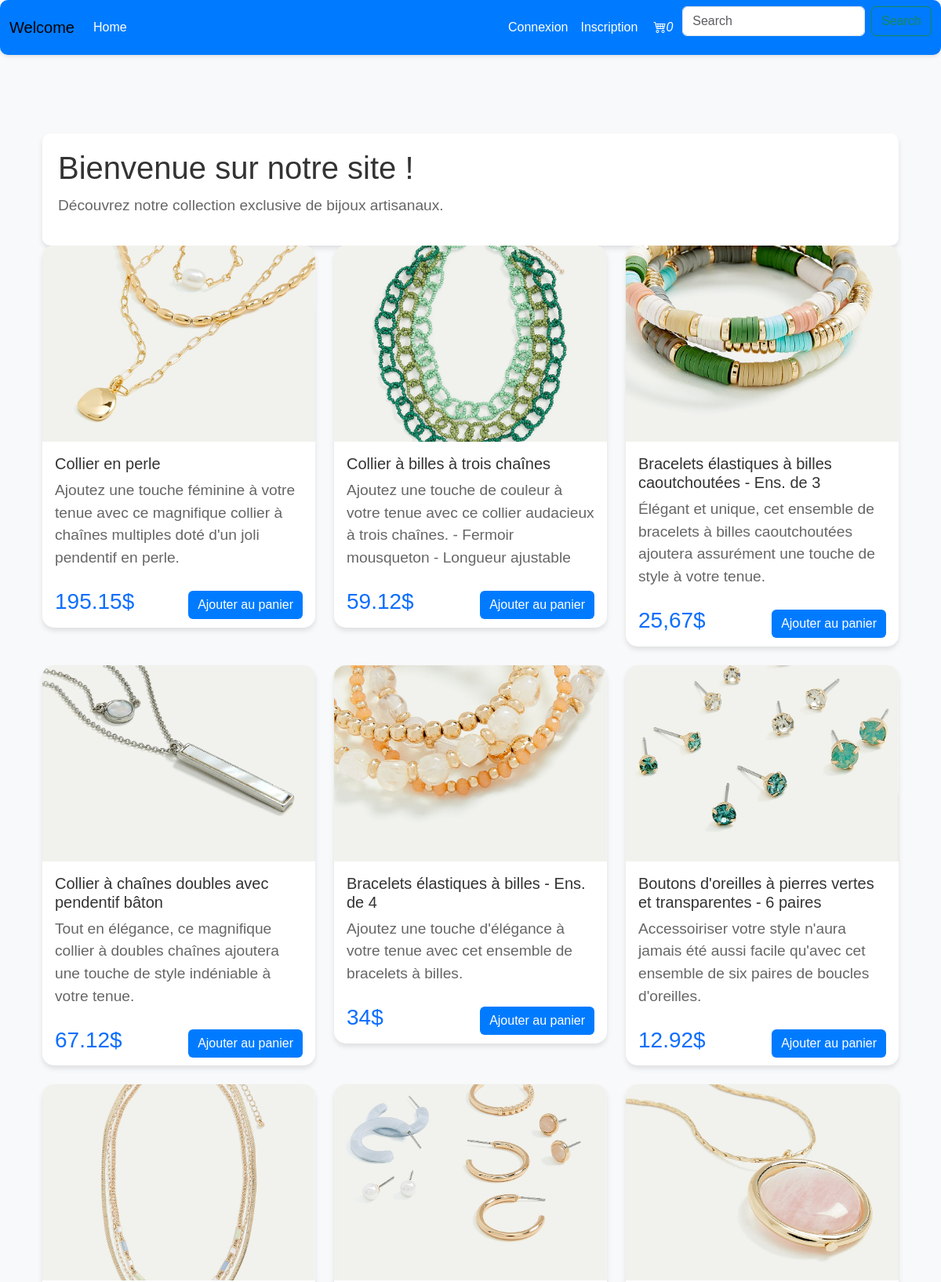
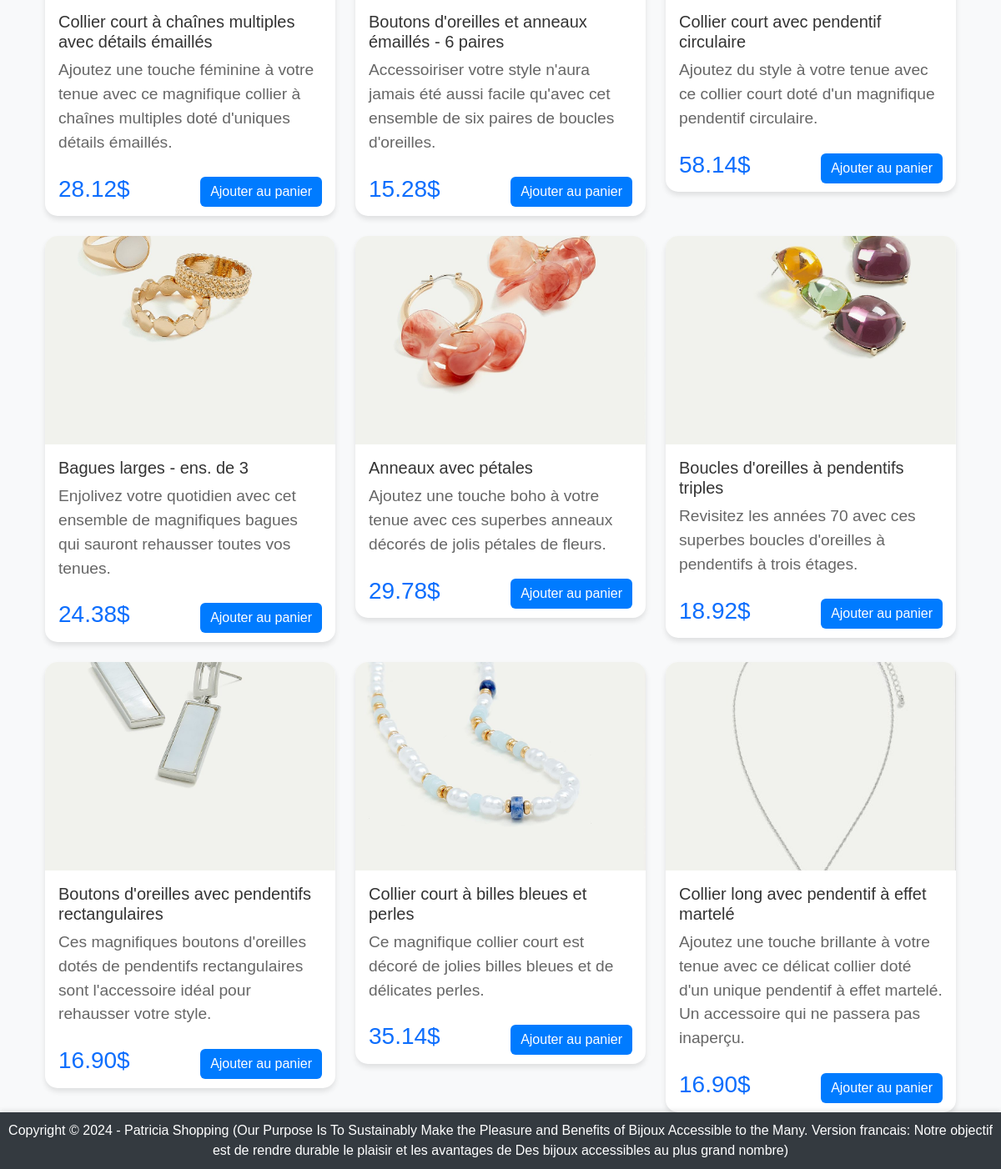
The page /bijouxs/index on the database its author committed (2 pictures, top to bottom).
### tables this page shows
CREATE TABLE IF NOT EXISTS `image` (
  `id_image` int NOT NULL AUTO_INCREMENT,
  `id_bijoux` int DEFAULT NULL,
  `chemin_image` text,
  PRIMARY KEY (`id_image`),
  KEY `fk_image_film` (`id_bijoux`)
);

CREATE TABLE IF NOT EXISTS `bijoux` (
  `id_bijoux` int NOT NULL AUTO_INCREMENT,
  `nom` varchar(100) NOT NULL,
  `prix` varchar(10) NOT NULL,
  `description` text,
  `courte_description` varchar(255) DEFAULT NULL,
  `quantite` int DEFAULT NULL,
  PRIMARY KEY (`id_bijoux`)
);

### app/Controllers.php (called while the page is built, shortened)
<?php
abstract class Controllers
{
    public function render($fichier, $data = [])
    {
        extract($data);
        include_once ROOT . "views/" . lcfirst(get_class($this)) . "/" . $fichier . ".php";
        $contenu = ob_get_clean();
        include_once ROOT . "views/layout/default.php";
    }
}
?>

### controllers/Bijouxs.php (called while the page is built, shortened)
<?php
class Bijouxs extends Controllers
{
    public function index()
    {
        $bijouxModel = new Bijoux();
        $bijouxs = $bijouxModel->getAllBijoux();
        $this->render('index', compact('bijouxs'));
    }
}
?>

### autoload.php (called while the page is built, shortened)
<?php
function autoload($class) {
    $chemins=[ROOT."app/",ROOT."controllers/",ROOT."models/"];
}
?>

### models/Bijoux.php (called while the page is built, shortened)
<?php
class Bijoux extends Model
{
    public function __construct()
    {
        $this->table = "bijoux";
    }
    public function getAllBijoux()
    {
        $this->sql = "select b.*,i.chemin_image from  $this->table
                      b left join Image i  on b.id_bijoux = i.id_bijoux";
        return $this->getLines();
    }
}

### app/Model.php (called while the page is built, shortened)
<?php
require_once ROOT . "app/configs/connexion.php";
abstract class Model
{
    protected $sql;
    public function getLines($params = [], $uneSeuleLigne = false)
    {
        global $oPDO;
        $stmt = $oPDO->prepare($this->sql);
        $resultat = $stmt->execute();
        return $uneSeuleLigne ?
            $stmt->fetch(PDO::FETCH_OBJ) :
            $stmt->fetchAll(PDO::FETCH_OBJ);
    }
}

### views/bijouxs/index.php (the view, shortened to what this page needs)
<!DOCTYPE html>
<html lang="en">
<head>
    <link href="https://cdn.jsdelivr.net/npm/bootstrap@5.3.3/dist/css/bootstrap.min.css" rel="stylesheet">
    <link rel="stylesheet" href="https://cdn.jsdelivr.net/npm/bootstrap-icons@1.11.3/font/bootstrap-icons.min.css">
</head>
<body>
<div class="container">
<div class="message">
    <h1>Bienvenue sur notre site !</h1>
    <p>Découvrez notre collection exclusive de bijoux artisanaux.</p>
</div>
    <div class="row row-cols-1 row-cols-md-3 g-4">
        <?php foreach ($bijouxs as $bijoux) : ?>
            <div class="col">
                <div class="card">
                    <img src="<?= (isset($bijoux->chemin_image)) ? URI . $bijoux->chemin_image : URI . "assets/image.jpeg"; ?>" class="card-img-top" alt="...">
                    <div class="card-body">
                        <h5 class="card-title"><?= $bijoux->nom; ?></h5>
                        <p class="card-text"><?= $bijoux->courte_description; ?></p>
                    </div>
                    <div class="card-footer bg-transparent border-top-0 d-flex justify-content-between align-items-center">
                        <h3 class="text-primary"><?= $bijoux->prix; ?>$</h3>
                        <a href="<?= URI . "paniers/ajouter/" . $bijoux->id_bijoux; ?>" class="btn btn-primary">Ajouter au panier</a>
                    </div>
                </div>
            </div>
        <?php endforeach; ?>
    </div>
</div>
</body>
</html>

### index.php (shortened to what this page needs)
<?php
include_once ROOT . "autoload.php";
$params = explode("/", $_GET["p"]);
$nomControllers = ucfirst($params[0]);
$action = isset($params[1]) ? $params[1] : 'index';
if (file_exists(ROOT . "controllers/$nomControllers.php")) {
    $controllers = new $nomControllers();
    if (method_exists($controllers, $action)) {
        array_shift($params);
        array_shift($params);
        call_user_func_array([$controllers, $action], $params);
    } else {
        header("Location: " . URI . "bijouxs/index");
    }
} else {
    header("Location: " . URI . "bijouxs/index");
}
?>

### views/layout/default.php (shortened to what this page needs)
<header>
    <?php
    include_once ROOT . "views/layout/header.php";
    ?>
</header>
<main class="container">
    <?php
    echo $contenu;
    ?>
</main>
<footer>
        <marquee>Copyright &copy; 2024 - Patricia Shopping <a href="#">(Our Purpose Is To Sustainably Make the Pleasure and Benefits of
        Bijoux Accessible to the Many. Version francais: Notre objectif est de rendre durable le plaisir et les avantages de
         Des bijoux accessibles au plus grand nombre) </a></marquee>
    </footer>

### views/layout/header.php (shortened to what this page needs)
<!DOCTYPE html>
<html lang="en">
<head>
    <link href="https://cdn.jsdelivr.net/npm/bootstrap@5.3.3/dist/css/bootstrap.min.css" rel="stylesheet">
    <link rel="stylesheet" href="https://cdn.jsdelivr.net/npm/bootstrap-icons@1.11.3/font/bootstrap-icons.min.css">
</head>
<body>
<nav class="navbar navbar-expand-lg">
    <div class="container-fluid">
        <a class="navbar-brand" href="#">Welcome</a>
        <div class="collapse navbar-collapse" id="navbarSupportedContent">
            <ul class="navbar-nav me-auto mb-2 mb-lg-0">
                <li class="nav-item">
                    <a class="nav-link active" aria-current="page" href="<?= URI . "bijouxs/index"; ?>">Home</a>
                </li>
            </ul>
            <?php if (isset($_SESSION['Utilisateur'])) : ?>
                <ul class="navbar-nav">
                    <li class="nav-item">
                        <a class="nav-link" href="<?= URI . "auths/profil"; ?>">Profils</a>
                    </li>
                    <li class="nav-item">
                        <a class="nav-link" href="<?= URI . "auths/deconnexion"; ?>">Deconnexion</a>
                    </li>
                </ul>
            <?php else : ?>
                <ul class="navbar-nav">
                    <li class="nav-item">
                        <a class="nav-link" href="<?= URI . "auths/connexion"; ?>">Connexion</a>
                    </li>
                    <li class="nav-item">
                        <a class="nav-link" href="<?= URI . "auths/inscription"; ?>">Inscription</a>
                    </li>
                </ul>
            <?php endif; ?>
            <a class="btn btn-primary" href="<?= URI . "paniers/index"; ?>"><i class="bi bi-cart4"><?=
                    (isset($_SESSION[Panier::PANIERS])) ?
                        count($_SESSION[Panier::PANIERS]) : 0;
                    ?></i></a>
            <form class="d-flex" role="search">
                <input class="form-control me-2" type="search" placeholder="Search" aria-label="Search">
                <button class="btn btn-outline-success" type="submit">Search</button>
            </form>
        </div>
    </div>
</nav>
</body>
</html>

### views/layout/header.php (style rules this page uses)
.navbar { background-color: #007bff; border-radius: 10px; box-shadow: 0 2px 4px rgba(0, 0, 0, 0.1); }
.navbar-brand { color: white; }
.navbar-nav .nav-link { color: white !important; transition: color 0.3s; padding: 10px; border-radius: 8px; }
.btn-primary { background-color: #28a745; border-color: #28a745; transition: background-color 0.3s, border-color 0.3s; border-radius: 8px; }

### views/layout/default.php (style rules this page uses)
footer { background-color: #343a40; color: #fff; text-align: center; padding: 10px 0; position: relative; width: 100%; bottom: 0; left: 0; box-shadow: 0 -2px 6px rgba(0, 0, 0, 0.1); }
footer a { color: #fff; text-decoration: none; transition: color 0.3s; }

### views/bijouxs/index.php (style rules this page uses)
body { font-family: Arial, sans-serif; background-color: #f8f9fa; }
.message { background-color: #fff; padding: 20px; border-radius: 10px; box-shadow: 0 4px 6px rgba(0, 0, 0, 0.1); transition: transform 0.3s ease, box-shadow 0.3s ease; }
h1 { font-size: 2.5rem; color: #333; margin-bottom: 10px; }
p { font-size: 1.2rem; color: #666; }
.container { padding-top: 50px; }
.card { border: none; border-radius: 15px; background-color: #fff; box-shadow: 0 4px 6px rgba(0, 0, 0, 0.1); transition: transform 0.3s ease, box-shadow 0.3s ease; }
.card-img-top { border-top-left-radius: 15px; border-top-right-radius: 15px; object-fit: cover; height: 250px; }
.card-title { font-size: 1.25rem; color: #333; }
.card-text { color: #666; }
.btn-primary { background-color: #007bff; border: none; transition: background-color 0.3s ease; }

### rows shown on the page
image: chemin_image (picture), id_bijoux.nom "Collier en perle", id_bijoux.courte_description "Ajoutez une touche féminine à votre tenue avec ce magnifique collier à chaînes multiples doté d'un joli pendentif en perle.", id_bijoux.prix "195.15"
image: chemin_image (picture), id_bijoux.nom "Collier à billes à trois chaînes", id_bijoux.courte_description "Ajoutez une touche de couleur à votre tenue avec ce collier audacieux à trois chaînes. - Fermoir mousqueton - Longueur ajustable", id_bijoux.prix "59.12"
image: chemin_image (picture), id_bijoux.nom "Bracelets élastiques à billes caoutchoutées - Ens. de 3", id_bijoux.courte_description "Élégant et unique, cet ensemble de bracelets à billes caoutchoutées ajoutera assurément une touche de style à votre tenue.", id_bijoux.prix "25,67"
image: chemin_image (picture), id_bijoux.nom "Collier à chaînes doubles avec pendentif bâton", id_bijoux.courte_description "Tout en élégance, ce magnifique collier à doubles chaînes ajoutera une touche de style indéniable à votre tenue.", id_bijoux.prix "67.12"
image: chemin_image (picture), id_bijoux.nom "Bracelets élastiques à billes - Ens. de 4", id_bijoux.courte_description "Ajoutez une touche d'élégance à votre tenue avec cet ensemble de bracelets à billes.", id_bijoux.prix "34"
image: chemin_image (picture), id_bijoux.nom "Boutons d'oreilles à pierres vertes et transparentes - 6 paires", id_bijoux.courte_description "Accessoiriser votre style n'aura jamais été aussi facile qu'avec cet ensemble de six paires de boucles d'oreilles.", id_bijoux.prix "12.92"
image: chemin_image (picture), id_bijoux.nom "Collier court à chaînes multiples avec détails émaillés", id_bijoux.courte_description "Ajoutez une touche féminine à votre tenue avec ce magnifique collier à chaînes multiples doté d'uniques détails émaillés.", id_bijoux.prix "28.12"
image: chemin_image (picture), id_bijoux.nom "Boutons d'oreilles et anneaux émaillés - 6 paires", id_bijoux.courte_description "Accessoiriser votre style n'aura jamais été aussi facile qu'avec cet ensemble de six paires de boucles d'oreilles.", id_bijoux.prix "15.28"
image: chemin_image (picture), id_bijoux.nom "Collier court avec pendentif circulaire", id_bijoux.courte_description "Ajoutez du style à votre tenue avec ce collier court doté d'un magnifique pendentif circulaire.", id_bijoux.prix "58.14"
image: chemin_image (picture), id_bijoux.nom "Bagues larges - ens. de 3", id_bijoux.courte_description "Enjolivez votre quotidien avec cet ensemble de magnifiques bagues qui sauront rehausser toutes vos tenues.", id_bijoux.prix "24.38"
image: chemin_image (picture), id_bijoux.nom "Anneaux avec pétales", id_bijoux.courte_description "Ajoutez une touche boho à votre tenue avec ces superbes anneaux décorés de jolis pétales de fleurs.", id_bijoux.prix "29.78"
image: chemin_image (picture), id_bijoux.nom "Boucles d'oreilles à pendentifs triples", id_bijoux.courte_description "Revisitez les années 70 avec ces superbes boucles d'oreilles à pendentifs à trois étages.", id_bijoux.prix "18.92"
image: chemin_image (picture), id_bijoux.nom "Boutons d'oreilles avec pendentifs rectangulaires", id_bijoux.courte_description "Ces magnifiques boutons d'oreilles dotés de pendentifs rectangulaires sont l'accessoire idéal pour rehausser votre style.", id_bijoux.prix "16.90"
image: chemin_image (picture), id_bijoux.nom "Collier court à billes bleues et perles", id_bijoux.courte_description "Ce magnifique collier court est décoré de jolies billes bleues et de délicates perles.", id_bijoux.prix "35.14"
image: chemin_image (picture), id_bijoux.nom "Collier long avec pendentif à effet martelé", id_bijoux.courte_description "Ajoutez une touche brillante à votre tenue avec ce délicat collier doté d'un unique pendentif à effet martelé. Un accessoire qui ne passera pas inaperçu.", id_bijoux.prix "16.90"
